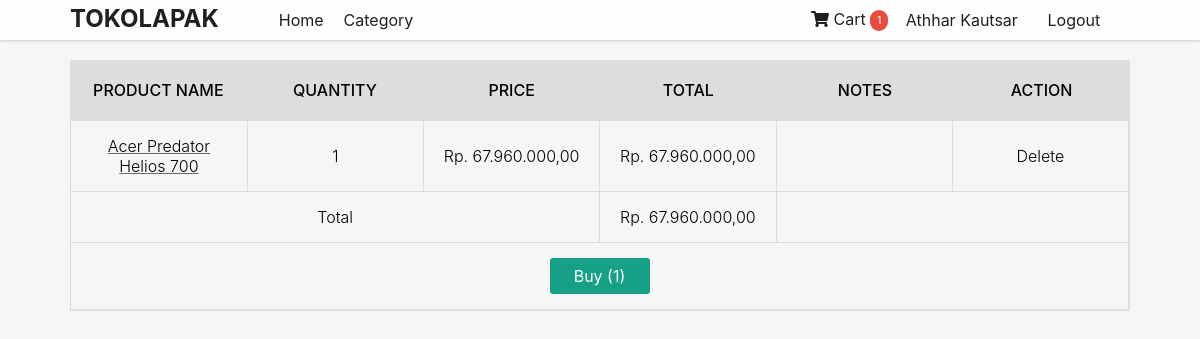
The page /cart.php (signed in) on the database its author committed.
### tables this page shows
CREATE TABLE `cart` (
  `cartID` int(11) NOT NULL,
  `memberID` int(11) NOT NULL,
  `prodID` int(11) NOT NULL,
  `nama` varchar(255) NOT NULL,
  `harga` bigint(20) NOT NULL,
  `jumlah` int(11) NOT NULL,
  `total` bigint(20) NOT NULL,
  `note` text NOT NULL
);

### config.php (called while the page is built, shortened)
<?php
class lashopak
{
    function __construct()
    {
        $driver     = "mysql";
        $host       = "localhost";
        $dbname     = "tokolapak";
        $charset    = "utf8mb4";
        $user       = "root";
        $pw         = "";
        $options    = NULL;
        $dsn        = "${driver}:host=${host};dbname=${dbname};charset=${charset}";
        try {
            $this->db = new PDO($dsn, $user, $pw, $options);
        } catch (\PDOExpection $e) {
            throw new \PDOExpection($e->getMassage(), (int)$e->getCode());
        }
    }
    public function countCart()
	{
		$query = "SELECT * FROM cart WHERE memberID=:id";
		$stmt = $this->db->prepare($query);
		if ($stmt->execute(array(':id' => $_SESSION['user']['id']))) {
			$count = $stmt->rowCount();
			return $count;
		}
    }
    public function showCart($memID)
    {
        $query = "SELECT * FROM cart WHERE memberID=:id";
        $stmt = $this->db->prepare($query);
        if ($stmt->execute(array(':id' => $memID))) {
            return $stmt;
        }
    }
    public function cartTotal($memID)
    {
        $query = "SELECT sum(total) AS priceSum FROM cart WHERE memberID=:id";
		$stmt = $this->db->prepare($query);
		if ($stmt->execute(array(':id' => $memID))) {
			return $stmt;
		}
    }
}
?>

### cart.php (the view, shortened to what this page needs)
<?php require ("config.php");
$def = new lashopak();
?>
<!DOCTYPE html>
<html lang="en">
<head>
    <link rel="stylesheet" href="css/animate.css">
    <link rel="stylesheet" href="css/fontawesome/css/all.min.css">
    <link rel="stylesheet" href="css/style.css">
    <link rel="stylesheet" href="css/modal.min.css">
</head>
<body>
<div class="container">
    <div class="topmenu">
        <div class="left" id="menu">
                <h2><a href="index.php" class="brand">TOKOLAPAK</a></h2>
                <a href="index.php">Home</a>
                <div class="jatuhbawah">
                    <a class="dropbtn">Category</a>
                </div>
        </div>
        <div class="right">
            <?php if(isset($_SESSION['user'])){
                $countCart = $def->countCart();
            ?>
            <a href="cart.php" id="cart"><i class="fas fa-shopping-cart"></i> Cart <span class="badge"><?= $countCart ?></span></a>
                        <?php
                         $memID = $_SESSION['user']['id'];
                         $getTotal = $def->cartTotal($memID)->fetch(PDO::FETCH_ASSOC);
                         $priceTotal = number_format($getTotal['priceSum'],2,',','.');
                        ?>
                        <?php
                            if ($countCart > 0) {
                                $showCart = $def->showCart($memID);
                                $dataCart = $showCart->fetchAll();
                        ?>
                        <?php
                        }else{ ?>
                            <div class="empty">
                                <h1 style="font-size:16px">Your shopping cart is empty</i></h1>
                            </div>
                    <?php }
                        ?>
                <div class="dropdown"><p><?= $_SESSION['user']['nama'] ?></p>
                </div>
                <a href="logout.php">Logout</a>
            <?php } if (empty($_SESSION['user'])) { ?>
                <a href="cart.php" id="cart"><i class="fas fa-shopping-cart"></i> Cart <span class="badge">0</span></a>
                <div class="shopping-cart">
                    <div class="shopping-cart-header">
                    <i class="fa fa-shopping-cart cart-icon"></i><span class="badge">0</span>
                    <div class="shopping-cart-total">
                        <span class="lighter-text">Total:</span>
                        <span class="main-color-text total">Rp. 0</span>
                    </div>
                    </div>
                    <ul class="shopping-cart-items">
                        <div class="empty">
                            <h1 style="font-size:16px">You must be logged in to view the cart</h1>
                        </div>
                    </ul>
                    <a href="cart.php" class="checkout">Checkout <i class="fa fa-chevron-right"></i></a>
                </div>
                <a href="login.php">Login</a>
                <a href="register.php">Register</a>
            <?php } ?>
        </div>
    </div>
    <div class="content3">
        <?php
            if (isset($_SESSION['user'])) {
                if ($countCart > 0) {
        ?>
        <div class="tbl-header">
            <table cellpadding="0" cellspacing="0" border="0">
            <thead>
                <tr>
                    <th>Product Name</th>
                    <th>Quantity</th>
                    <th>Price</th>
                    <th>Total</th>
                    <th>Notes</th>
                    <th>Action</th>
                </tr>
            </thead>
            </table>
        </div>
        <div class="tbl-content">
            <table cellpadding="0" cellspacing="0" border="0">
            <tbody>
            <?php
                foreach ($dataCart as $rowCartReal) {
                    $frmtHarga = number_format($rowCartReal['harga'],2,',','.');
                    $frmtTotal = number_format($rowCartReal['total'],2,',','.');
            ?>
                <tr>
                    <td class="a-un"><a href="product.php?pId=<?= $rowCartReal['prodID'] ?>"><?= $rowCartReal['nama'] ?></a></td>
                    <td><?= $rowCartReal['jumlah'] ?></td>
                    <td>Rp. <?= $frmtHarga ?></td>
                    <td>Rp. <?= $frmtTotal ?></td>
                    <td><?= $rowCartReal['note'] ?></td>
                    <td><a href="deleteCart.php?id=<?= $rowCartReal['cartID'] ?>">Delete</a></td>
                </tr>
            <?php } ?>
                <tr>
                    <td colspan="3" align="right">Total</td>
                    <td align="right">Rp. <?php echo $priceTotal ?></td>
                    <td colspan="2"></td>
                </tr>
                <tr>
                    <td colspan="6" class="back2"><p id="tombol" name="submitTrans">Buy (<?= $countCart ?>)</p></td>
                </tr>
            </tbody>
            </table>
        </div>
        <?php
                            }
                            } ?>
    </div>
</div>
</body>
</html>

### css/style.css (style rules this page uses)
* { margin:0;padding: 0;font-family: -apple-system, BlinkMacSystemFont, 'Segoe UI', Roboto, Oxygen, Ubuntu, Cantarell, 'Open Sans', 'Helvetica Neue', sans-serif; }
html { scroll-behavior: smooth; }
body { background-color: #f6f6f6; }
a { color:#000;text-decoration: none; }
.container { width:100%; }
.topmenu { display: grid;grid-template-columns: repeat(2, 1fr);align-items: center;position: fixed;z-index: 1;color:rgb(31, 31, 31);width: 100%;transition: all 0.5s;background-color: rgba(255, 255, 255,.9);box-shadow: 0px 0px 3px 0px rgba(0,0,0,0.3) }
.topmenu .left { display: grid;grid-template-columns: repeat(5,0fr);align-items: center;margin-left: 70px; }
.topmenu .left a { padding: 10px;color:rgb(31, 31, 31) }
.topmenu .left .brand { margin-right: 50px;padding: 0; }
.topmenu .left h2 { margin-bottom: 3px; }
.topmenu .right { justify-self: end;margin-right: 70px;display:grid;grid-template-columns: repeat(3, 1fr);align-items: center;justify-items: center; }
.topmenu .right a { color:rgb(31,31,31) }
.content3 { margin:0 70px;padding-top:60px }
.back2 { margin:10px 70px }
.back2 p { padding:8px 20px;background-color: rgba(22, 160, 133,1.0);border-radius:3px;color:#fff;font-weight:400;border:none;width:60px;margin:0 auto }
.badge { background-color:#e74c3c;border-radius:10px;line-height:1.5;color:#fff;display:inline-block;font-size:10px;padding:3px 7px;text-align:center;vertical-align:middle;white-space:nowrap }
table { width:100%;table-layout:fixed; }
.tbl-header { background-color:#ddd;text-align:center }
.tbl-content { height:auto;overflow-x:auto;margin-top:0;border:1px solid #ddd; }
.a-un a { text-decoration:underline rgb(104, 104, 104) }
th { padding:20px 15px;text-align:left;font-weight:500;font-size:16px;color:#000;text-transform:uppercase;text-align:center; }
td { padding:15px;text-align:left;vertical-align:middle;font-weight:300;font-size:16px;color:#000;border-bottom:solid 1px #ddd;text-align:center;border-right:1px solid #ddd }
.dropdown { position: relative;display: inline-block; }
.dropdown p { padding:10px 0px }
table { border-collapse: collapse; }

### rows shown on the page
cart: nama "Acer Predator Helios 700", jumlah "1", harga "67.960.000,00", total "67.960.000,00"

### other values the page prints
$countCart "1"
$_SESSION['user']['nama'] "Athhar Kautsar"
$priceTotal "67.960.000,00"
